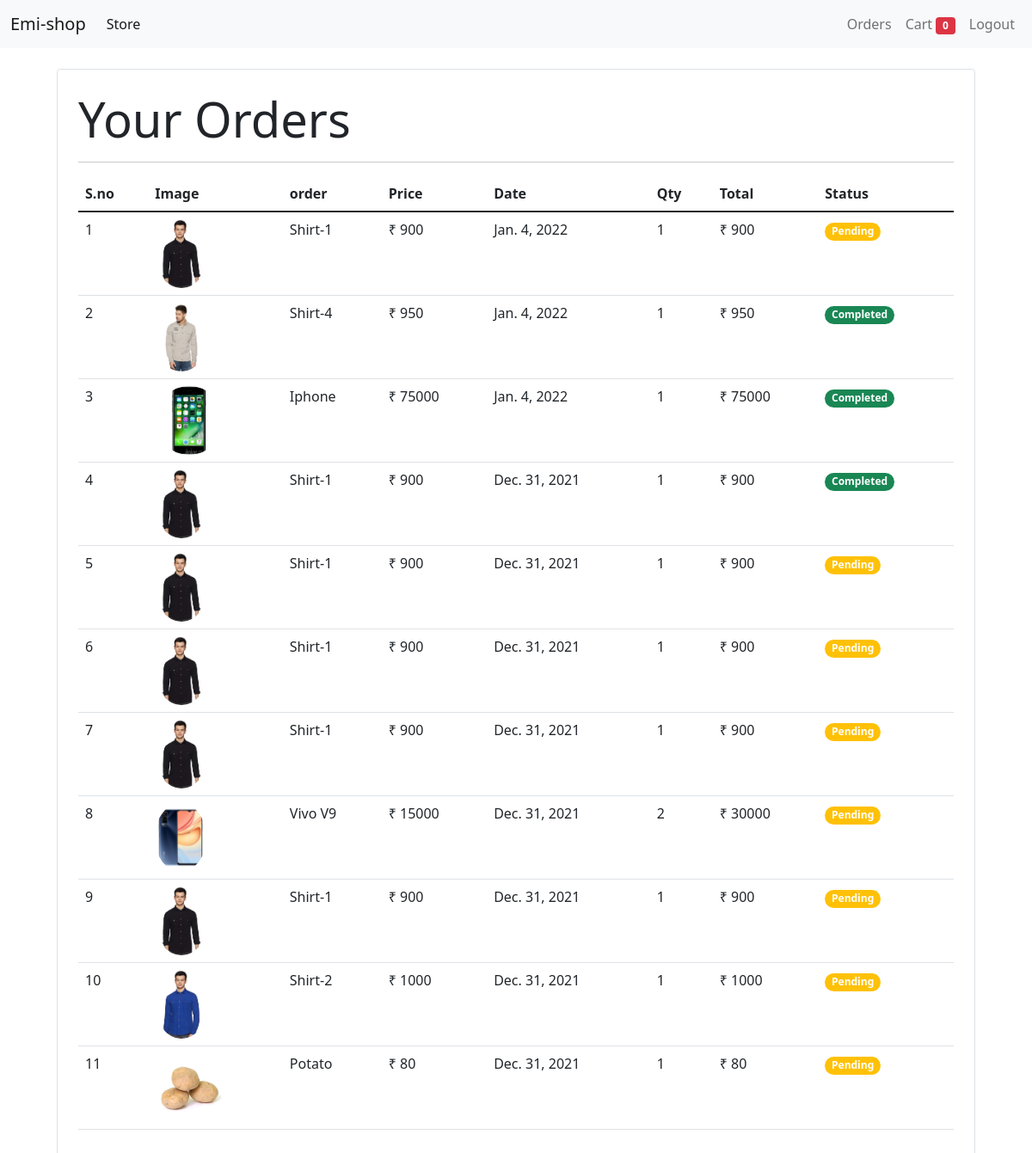
Page /orders/ (signed in) on the committed database.
### store/models/orders.py (models this page shows, shortened)
class Orders(models.Model):
    product=models.ForeignKey(Prodcuts,on_delete=models.CASCADE)
    customer=models.ForeignKey(Customer,on_delete=models.CASCADE)
    quantity=models.IntegerField(default=1)
    price=models.IntegerField()
    address=models.CharField(max_length=450,default='',blank=True)
    phone=models.CharField(max_length=10,default='',blank=True)
    date=models.DateField(default=datetime.datetime.today)
    status=models.BooleanField(default=False)
    @staticmethod
    def get_orders_by_customer(customer_id):
        return Orders.objects.filter(customer=customer_id).order_by('-date') #last order id show first

### store/models/products.py (models this page shows, shortened)
class Prodcuts(models.Model):
    category=models.ForeignKey(Category,on_delete=models.CASCADE,default=1) #if products already available then add 1 bydefault
    name = models.CharField(max_length=100,default='')
    price = models.PositiveIntegerField(default=0)
    description = models.CharField(max_length=450,default='',null=True,blank=True)
    image = models.ImageField(upload_to='uploads/products/')
    class Meta:
        db_table='products'

### store/middlewares/auth.py (the view)
    def middleware(request):
        print(request.session.get('customer')) # when user not available
        returnUrl=request.META['PATH_INFO']
        print(request.META['PATH_INFO'])
        if not request.session.get('customer'):
            return redirect(f'/login/?return_url={returnUrl}')
        response = get_response(request)
        return response

### store/templatetags/custom_filter.py (called while the page is built)
@register.filter(name='currency')
def currency(number):
    return "₹ "+str(number)

@register.filter(name='multiply')
def multiply(number,number1):
    return number*number1

### store/views/order.py (called while the page is built)
    def get(self,request):
        customer=request.session.get('customer')
        print('customer order no ',customer)
        orders=Orders.get_orders_by_customer(customer)
        print('orders by id ',orders)
        return render(request,'store/order.html',{'orders':orders})

### store/templates/store/order.html
{% extends 'store/base.html' %}
{% block content %}
{% load cart %}
{% load custom_filter %}
<div class="container">
    <div class="border rounded p-4 m-4">
        <p class="display-4 pl-4 ml-4">Your Orders</p><hr>
        <table class="table">
            <thead>
                <tr>
                    <th>S.no</th>
                    <th>Image</th>
                    <th>order</th>
                    <th>Price</th>
                    <th>Date</th>
                    <th>Qty</th>
                    <th>Total</th>
                    <th>Status</th>
                </tr>
            </thead>
            <tbody>
                {% for order in orders %}
                    <tr>
                        <td>{{forloop.counter}}</td>
                        <td><img style="height: 80px;" class="rounded-circle" src="{{order.product.image.url}}" alt=""></td>
                        <td>{{order.product.name}}</td>
                        <td>{{order.product.price|currency}}</td>
                        <td>{{order.date}}</td>
                        <td>{{order.quantity}}</td>
                        <td>{{order.quantity|multiply:order.product.price|currency}}</td>
                        {% if order.status %}
                        <td><span class="badge rounded-pill bg-success">Completed</span></td>
                        {%else%}
                        <td><span class="badge rounded-pill bg-warning">Pending</span></td>
                        {% endif %}
                    </tr>
                {% endfor %}
            </tbody>
        </table>
    </div>
</div>
{% endblock %}

### store/templates/store/base.html (shortened to what this page needs)
<!DOCTYPE html>
<html lang="en">
<head>
    <link href="https://cdn.jsdelivr.net/npm/bootstrap@5.1.3/dist/css/bootstrap.min.css" rel="stylesheet">
</head>
<body>
  <nav class="navbar navbar-expand-lg navbar-light bg-light">
      <div class="container-fluid">
        <a class="navbar-brand" href="/">Emi-shop</a>
        <div class="collapse navbar-collapse" id="navbarSupportedContent">
          <ul class="navbar-nav me-auto mb-2 mb-lg-0">
            <li class="nav-item">
              <a class="nav-link active" aria-current="page" href="#">Store</a>
            </li>
          </ul>
          <ul class="navbar-nav my-2 my-lg-0">
              {% if request.session.customer %}
                <li class="nav-item">
                    <a class="nav-link" aria-current="page" href="/orders">Orders</a>
                </li>
                <li class="nav-item">
                  <a class="nav-link" aria-current="page" href="/cart">Cart
                    <span class="badge bg-danger">{{request.session.cart.keys|length}}</span>
                  </a>
                </li>
                <li class="nav-item">
                  <a class="nav-link" aria-current="page" href="/logout">Logout</a>
                </li>
              {% endif %}
          </ul>
        </div>
      </div>
  </nav>
  {% block content %} {% endblock %}
  </body>
  </html>

### rows in the picture
Orders: product.image (picture), product.name "Shirt-1", product.price "₹ 900", date "Jan. 4, 2022", quantity "1", quantity|multiply "₹ 900", status "Pending"
Orders: product.image (picture), product.name "Shirt-4", product.price "₹ 950", date "Jan. 4, 2022", quantity "1", quantity|multiply "₹ 950", status "Completed"
Orders: product.image (picture), product.name "Iphone", product.price "₹ 75000", date "Jan. 4, 2022", quantity "1", quantity|multiply "₹ 75000", status "Completed"
Orders: product.image (picture), product.name "Shirt-1", product.price "₹ 900", date "Dec. 31, 2021", quantity "1", quantity|multiply "₹ 900", status "Completed"
Orders: product.image (picture), product.name "Shirt-1", product.price "₹ 900", date "Dec. 31, 2021", quantity "1", quantity|multiply "₹ 900", status "Pending"
Orders: product.image (picture), product.name "Shirt-1", product.price "₹ 900", date "Dec. 31, 2021", quantity "1", quantity|multiply "₹ 900", status "Pending"
Orders: product.image (picture), product.name "Shirt-1", product.price "₹ 900", date "Dec. 31, 2021", quantity "1", quantity|multiply "₹ 900", status "Pending"
Orders: product.image (picture), product.name "Vivo V9", product.price "₹ 15000", date "Dec. 31, 2021", quantity "2", quantity|multiply "₹ 30000", status "Pending"
Orders: product.image (picture), product.name "Shirt-1", product.price "₹ 900", date "Dec. 31, 2021", quantity "1", quantity|multiply "₹ 900", status "Pending"
Orders: product.image (picture), product.name "Shirt-2", product.price "₹ 1000", date "Dec. 31, 2021", quantity "1", quantity|multiply "₹ 1000", status "Pending"
Orders: product.image (picture), product.name "Potato", product.price "₹ 80", date "Dec. 31, 2021", quantity "1", quantity|multiply "₹ 80", status "Pending"

### other values in the picture
{{ request.session.cart.keys|length }} "0"
